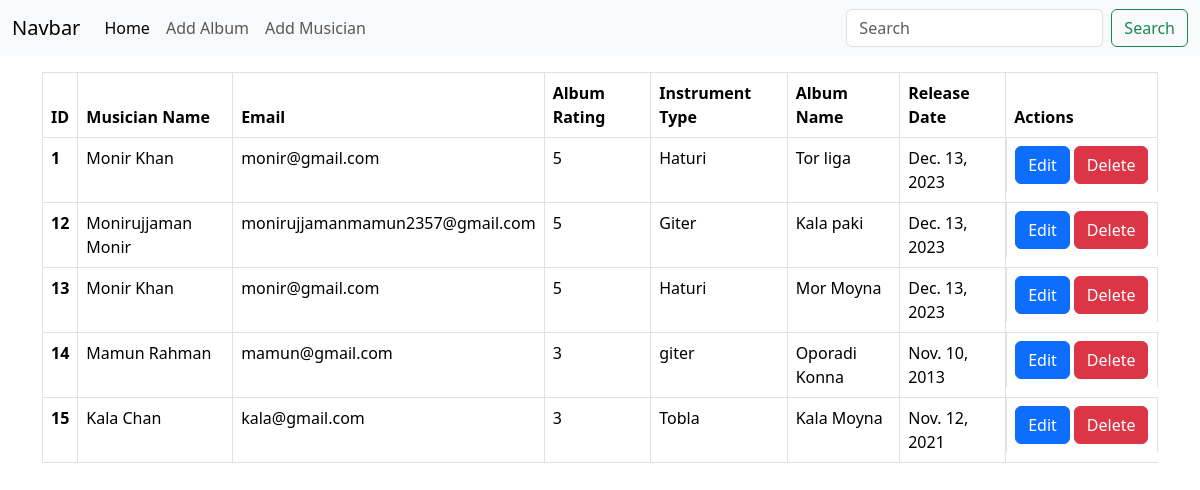
The page / on the database its author committed.
### album/models.py (models this page shows)
class Album(models.Model):
    name = models.CharField(max_length=60)
    musician = models.ForeignKey(Musician, on_delete=models.CASCADE)
    release = models.DateField()
    CHOICES = [('1', '1'), ('2', '2'), ('3', '3'), ('4', '4'), ('5', '5')]
    rating = models.PositiveIntegerField(
        default=0,
        validators=[MinValueValidator(
            limit_value=1), MaxValueValidator(limit_value=5)]
    )
    def __str__(self):
        return self.name

### musicians/models.py (models this page shows, shortened)
class Musician(models.Model):
    first_name = models.CharField(max_length=50)
    last_name = models.CharField(max_length=50)
    email = models.EmailField()
    phone = models.CharField(max_length=11)
    instulment_type = models.CharField(max_length=100)

### Musicians_project/views.py (the view)
# urls.py: 2. Add a URL to urlpatterns:  path('', views.home, name='home')
def home(request):
    all_data = Album.objects.all()
    print(all_data)
    return render(request, 'home.html', {'data': all_data})

### templates/home.html
{% extends "base.html" %}
{% block content %}
<div class='container mx-auto mt-3'>
  <table class="table table-bordered">
    <thead>
      <tr>
        <th scope="col">ID</th>
        <th scope="col">Musician Name</th>
        <th scope="col">Email</th>
        <th scope="col">Album Rating</th>
        <th scope="col">Instrument Type</th>
        <th scope="col">Album Name</th>
        <th scope="col">Release Date</th>
        <th scope="col">Actions</th>
      </tr>
    </thead>
    <tbody>
      {% for cat in data %}
      <tr>
        <th scope="row">{{cat.id}}</th>
        <td><a class='text-decoration-none text-black' href="{% url "edit_musicians" cat.musician.id %}">{{cat.musician.first_name}} {{cat.musician.last_name}}</a></td>
        <td>{{cat.musician.email}}</td>
        <td>{{cat.rating}}</td>
        <td>{{cat.musician.instulment_type}}</td>
        <td>{{cat.name}}</td>
        <td>{{cat.release}}</td>
        <td class='d-flex'>
          <a class='btn btn-primary me-1' href="{% url "add_edit" cat.id %}">Edit</a>
          <a class='btn btn-danger' href="{% url "add_delete" cat.id %}">Delete</a>
        </td>
      </tr>
      {% endfor %}
    </tbody>
  </table>
</div>
{% endblock content %}

### templates/base.html (shortened to what this page needs)
<!doctype html>
<html lang="en">
  <head>
    <link href="https://cdn.jsdelivr.net/npm/bootstrap@5.3.2/dist/css/bootstrap.min.css" rel="stylesheet">
  </head>
  <body>
    <nav class="navbar navbar-expand-lg bg-body-tertiary">
        <div class="container-fluid">
          <a class="navbar-brand" href="{% url "homepage" %}">Navbar</a>
          <div class="collapse navbar-collapse" id="navbarSupportedContent">
            <ul class="navbar-nav me-auto mb-2 mb-lg-0">
              <li class="nav-item">
                <a class="nav-link active" aria-current="page" href="{% url "homepage" %}">Home</a>
              </li>
              <li class="nav-item">
                <a class="nav-link" href="{% url "add_album" %}">Add Album</a>
              </li>
              <li class="nav-item">
                <a class="nav-link" href="{% url "add_musicians" %}">Add Musician</a>
              </li>
            </ul>
            <form class="d-flex" role="search">
              <input class="form-control me-2" type="search" placeholder="Search" aria-label="Search">
              <button class="btn btn-outline-success" type="submit">Search</button>
            </form>
          </div>
        </div>
      </nav>
      {% block content %}{% endblock content %}
  </body>
</html>

### rows shown on the page
Album: id "1", musician.first_name "Monir", musician.last_name "Khan", musician.email "monir@gmail.com", rating "5", musician.instulment_type "Haturi", name "Tor liga", release "Dec. 13, 2023"
Album: id "12", musician.first_name "Monirujjaman", musician.last_name "Monir", musician.email "monirujjamanmamun2357@gmail.com", rating "5", musician.instulment_type "Giter", name "Kala paki", release "Dec. 13, 2023"
Album: id "13", musician.first_name "Monir", musician.last_name "Khan", musician.email "monir@gmail.com", rating "5", musician.instulment_type "Haturi", name "Mor Moyna", release "Dec. 13, 2023"
Album: id "14", musician.first_name "Mamun", musician.last_name "Rahman", musician.email "mamun@gmail.com", rating "3", musician.instulment_type "giter", name "Oporadi Konna", release "Nov. 10, 2013"
Album: id "15", musician.first_name "Kala", musician.last_name "Chan", musician.email "kala@gmail.com", rating "3", musician.instulment_type "Tobla", name "Kala Moyna", release "Nov. 12, 2021"
